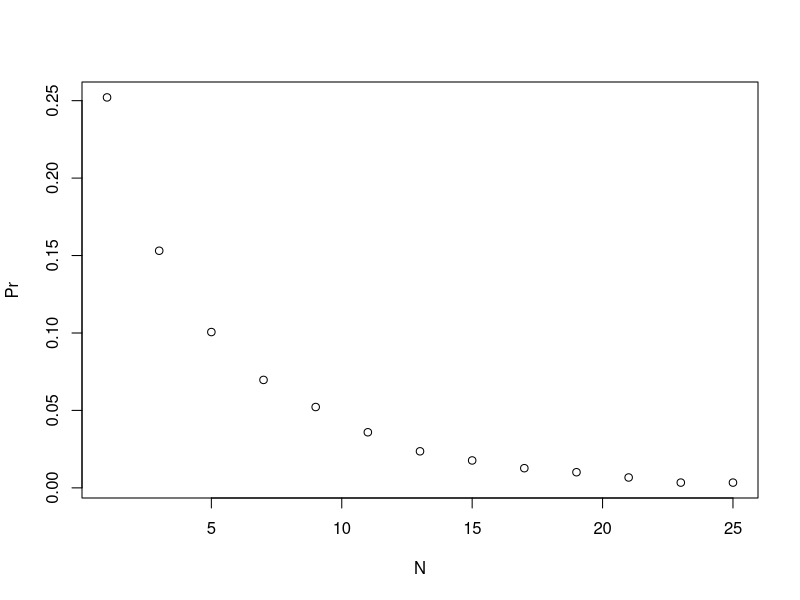

The R script that drew this image:
# Given a value 'p', the probability of winning the series for the underdog team B can be computed 
# based on a Monte Carlo simulation

prob_win <- function(N, p=0.75){
  B <- 10000
  result <- replicate(B, {
    b_win <- sample(c(1,0), N, replace = TRUE, prob = c(1-p, p))
    sum(b_win) >= (N+1)/2
  })
  mean(result)
}

# series lengths. Use only odd numbers ranging from 1 to 25 games.
N <- seq (1,25,2)

# Apply the 'prob_win' function across the vector of series lengths 
# to determine the probability that team B will win. 
Pr <- sapply (N, prob_win)

# Plot the number of games in the series 'N' on the x-axis and 'Pr' on the y-axis.
plot (N, Pr)
